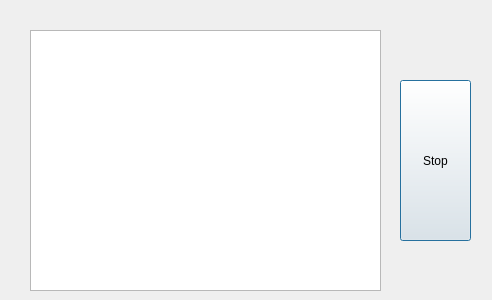
<?xml version="1.0" encoding="UTF-8"?>
<ui version="4.0">
 <class>Dialog</class>
 <widget class="QDialog" name="Dialog">
  <property name="geometry">
   <rect>
    <x>0</x>
    <y>0</y>
    <width>492</width>
    <height>300</height>
   </rect>
  </property>
  <property name="windowTitle">
   <string>Dialog</string>
  </property>
  <widget class="QPushButton" name="btnEStop">
   <property name="geometry">
    <rect>
     <x>400</x>
     <y>80</y>
     <width>71</width>
     <height>161</height>
    </rect>
   </property>
   <property name="locale">
    <locale language="English" country="UnitedStates"/>
   </property>
   <property name="text">
    <string>Stop</string>
   </property>
  </widget>
  <widget class="QTextBrowser" name="textBrowser">
   <property name="geometry">
    <rect>
     <x>30</x>
     <y>30</y>
     <width>351</width>
     <height>261</height>
    </rect>
   </property>
  </widget>
 </widget>
 <resources/>
 <connections/>
</ui>
